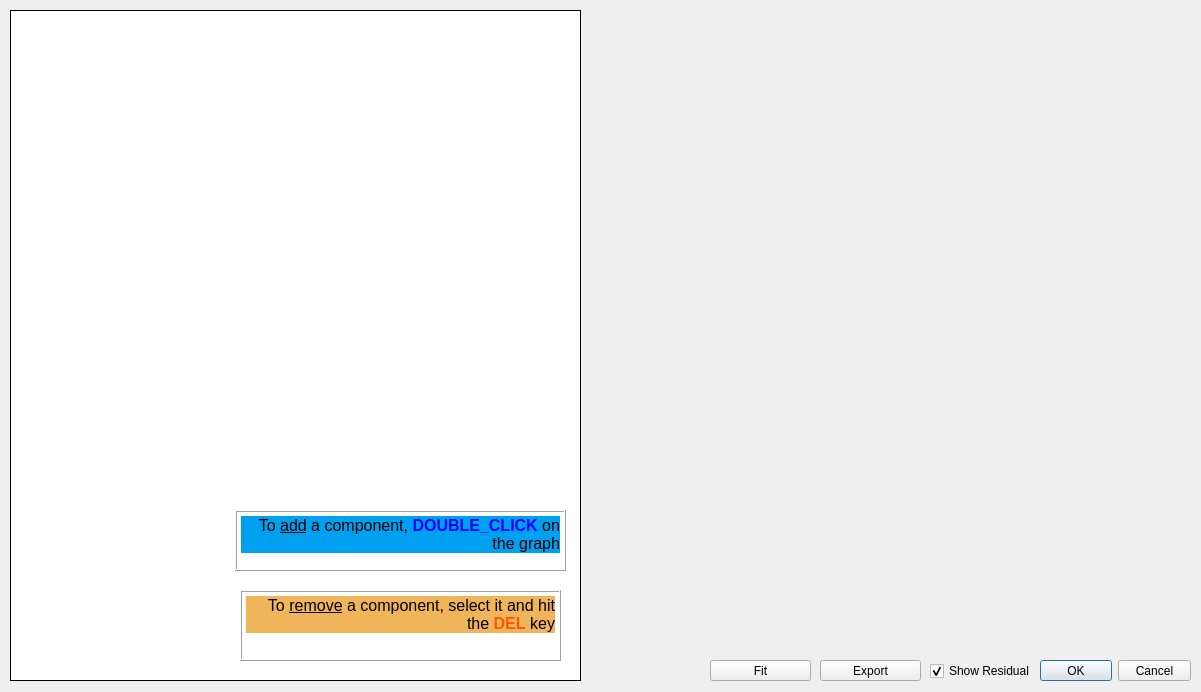
<?xml version="1.0" encoding="UTF-8"?>
<ui version="4.0">
 <class>fitDialog</class>
 <widget class="QDialog" name="fitDialog">
  <property name="windowModality">
   <enum>Qt::ApplicationModal</enum>
  </property>
  <property name="geometry">
   <rect>
    <x>0</x>
    <y>0</y>
    <width>1201</width>
    <height>692</height>
   </rect>
  </property>
  <property name="windowTitle">
   <string>Fit</string>
  </property>
  <widget class="QDialogButtonBox" name="buttonBox">
   <property name="geometry">
    <rect>
     <x>1040</x>
     <y>660</y>
     <width>151</width>
     <height>21</height>
    </rect>
   </property>
   <property name="orientation">
    <enum>Qt::Horizontal</enum>
   </property>
   <property name="standardButtons">
    <set>QDialogButtonBox::Cancel|QDialogButtonBox::Ok</set>
   </property>
  </widget>
  <widget class="PlotWidget" name="graph" native="true">
   <property name="geometry">
    <rect>
     <x>590</x>
     <y>9</y>
     <width>601</width>
     <height>440</height>
    </rect>
   </property>
  </widget>
  <widget class="QTreeView" name="treeView">
   <property name="geometry">
    <rect>
     <x>10</x>
     <y>10</y>
     <width>571</width>
     <height>671</height>
    </rect>
   </property>
   <property name="frameShape">
    <enum>QFrame::Box</enum>
   </property>
   <property name="frameShadow">
    <enum>QFrame::Plain</enum>
   </property>
   <property name="sizeAdjustPolicy">
    <enum>QAbstractScrollArea::AdjustToContents</enum>
   </property>
  </widget>
  <widget class="QPushButton" name="fitButton">
   <property name="geometry">
    <rect>
     <x>710</x>
     <y>660</y>
     <width>101</width>
     <height>21</height>
    </rect>
   </property>
   <property name="text">
    <string>Fit</string>
   </property>
  </widget>
  <widget class="QPushButton" name="exportButton">
   <property name="geometry">
    <rect>
     <x>820</x>
     <y>660</y>
     <width>101</width>
     <height>21</height>
    </rect>
   </property>
   <property name="text">
    <string>Export</string>
   </property>
  </widget>
  <widget class="QTextBrowser" name="textBrowser">
   <property name="geometry">
    <rect>
     <x>240</x>
     <y>590</y>
     <width>321</width>
     <height>71</height>
    </rect>
   </property>
   <property name="autoFillBackground">
    <bool>false</bool>
   </property>
   <property name="frameShape">
    <enum>QFrame::Box</enum>
   </property>
   <property name="frameShadow">
    <enum>QFrame::Raised</enum>
   </property>
   <property name="lineWidth">
    <number>1</number>
   </property>
   <property name="midLineWidth">
    <number>0</number>
   </property>
   <property name="html">
    <string>&lt;!DOCTYPE HTML PUBLIC &quot;-//W3C//DTD HTML 4.0//EN&quot; &quot;http://www.w3.org/TR/REC-html40/strict.dtd&quot;&gt;
&lt;html&gt;&lt;head&gt;&lt;meta name=&quot;qrichtext&quot; content=&quot;1&quot; /&gt;&lt;style type=&quot;text/css&quot;&gt;
p, li { white-space: pre-wrap; }
&lt;/style&gt;&lt;/head&gt;&lt;body style=&quot; font-family:'MS Shell Dlg 2'; font-size:7.8pt; font-weight:400; font-style:normal;&quot;&gt;
&lt;p align=&quot;right&quot; style=&quot; margin-top:0px; margin-bottom:0px; margin-left:0px; margin-right:0px; -qt-block-indent:0; text-indent:0px; background-color:#f0b55b;&quot;&gt;&lt;span style=&quot; font-size:12pt; color:#000000;&quot;&gt;To &lt;/span&gt;&lt;span style=&quot; font-size:12pt; text-decoration: underline; color:#000000;&quot;&gt;remove&lt;/span&gt;&lt;span style=&quot; font-size:12pt; color:#000000;&quot;&gt; a component, select it and hit the &lt;/span&gt;&lt;span style=&quot; font-size:12pt; font-weight:600; color:#ff5500;&quot;&gt;DEL&lt;/span&gt;&lt;span style=&quot; font-size:12pt; color:#000000;&quot;&gt; key&lt;/span&gt;&lt;/p&gt;&lt;/body&gt;&lt;/html&gt;</string>
   </property>
  </widget>
  <widget class="PlotWidget" name="graph_residuals" native="true">
   <property name="geometry">
    <rect>
     <x>590</x>
     <y>459</y>
     <width>601</width>
     <height>190</height>
    </rect>
   </property>
  </widget>
  <widget class="QCheckBox" name="checkBoxShowRes">
   <property name="enabled">
    <bool>true</bool>
   </property>
   <property name="geometry">
    <rect>
     <x>930</x>
     <y>662</y>
     <width>100</width>
     <height>18</height>
    </rect>
   </property>
   <property name="text">
    <string>Show Residuals</string>
   </property>
   <property name="checked">
    <bool>true</bool>
   </property>
  </widget>
  <widget class="QTextBrowser" name="textBrowser_2">
   <property name="geometry">
    <rect>
     <x>235</x>
     <y>510</y>
     <width>331</width>
     <height>61</height>
    </rect>
   </property>
   <property name="styleSheet">
    <string notr="true"/>
   </property>
   <property name="frameShape">
    <enum>QFrame::Box</enum>
   </property>
   <property name="frameShadow">
    <enum>QFrame::Raised</enum>
   </property>
   <property name="lineWidth">
    <number>1</number>
   </property>
   <property name="midLineWidth">
    <number>0</number>
   </property>
   <property name="html">
    <string>&lt;!DOCTYPE HTML PUBLIC &quot;-//W3C//DTD HTML 4.0//EN&quot; &quot;http://www.w3.org/TR/REC-html40/strict.dtd&quot;&gt;
&lt;html&gt;&lt;head&gt;&lt;meta name=&quot;qrichtext&quot; content=&quot;1&quot; /&gt;&lt;style type=&quot;text/css&quot;&gt;
p, li { white-space: pre-wrap; }
&lt;/style&gt;&lt;/head&gt;&lt;body style=&quot; font-family:'MS Shell Dlg 2'; font-size:7.8pt; font-weight:400; font-style:normal;&quot;&gt;
&lt;p align=&quot;right&quot; style=&quot; margin-top:0px; margin-bottom:0px; margin-left:0px; margin-right:0px; -qt-block-indent:0; text-indent:0px; background-color:#00a0f0;&quot;&gt;&lt;span style=&quot; font-size:12pt;&quot;&gt;To &lt;/span&gt;&lt;span style=&quot; font-size:12pt; text-decoration: underline;&quot;&gt;add&lt;/span&gt;&lt;span style=&quot; font-size:12pt;&quot;&gt; a component, &lt;/span&gt;&lt;span style=&quot; font-size:12pt; font-weight:600; color:#0000ff;&quot;&gt;DOUBLE_CLICK&lt;/span&gt;&lt;span style=&quot; font-size:12pt;&quot;&gt; on the graph&lt;/span&gt;&lt;/p&gt;&lt;/body&gt;&lt;/html&gt;</string>
   </property>
  </widget>
 </widget>
 <customwidgets>
  <customwidget>
   <class>PlotWidget</class>
   <extends>QWidget</extends>
   <header>pyqtgraph</header>
   <container>1</container>
  </customwidget>
 </customwidgets>
 <tabstops>
  <tabstop>treeView</tabstop>
 </tabstops>
 <resources/>
 <connections>
  <connection>
   <sender>buttonBox</sender>
   <signal>accepted()</signal>
   <receiver>fitDialog</receiver>
   <slot>accept()</slot>
   <hints>
    <hint type="sourcelabel">
     <x>248</x>
     <y>254</y>
    </hint>
    <hint type="destinationlabel">
     <x>157</x>
     <y>274</y>
    </hint>
   </hints>
  </connection>
  <connection>
   <sender>buttonBox</sender>
   <signal>rejected()</signal>
   <receiver>fitDialog</receiver>
   <slot>reject()</slot>
   <hints>
    <hint type="sourcelabel">
     <x>316</x>
     <y>260</y>
    </hint>
    <hint type="destinationlabel">
     <x>286</x>
     <y>274</y>
    </hint>
   </hints>
  </connection>
 </connections>
</ui>
